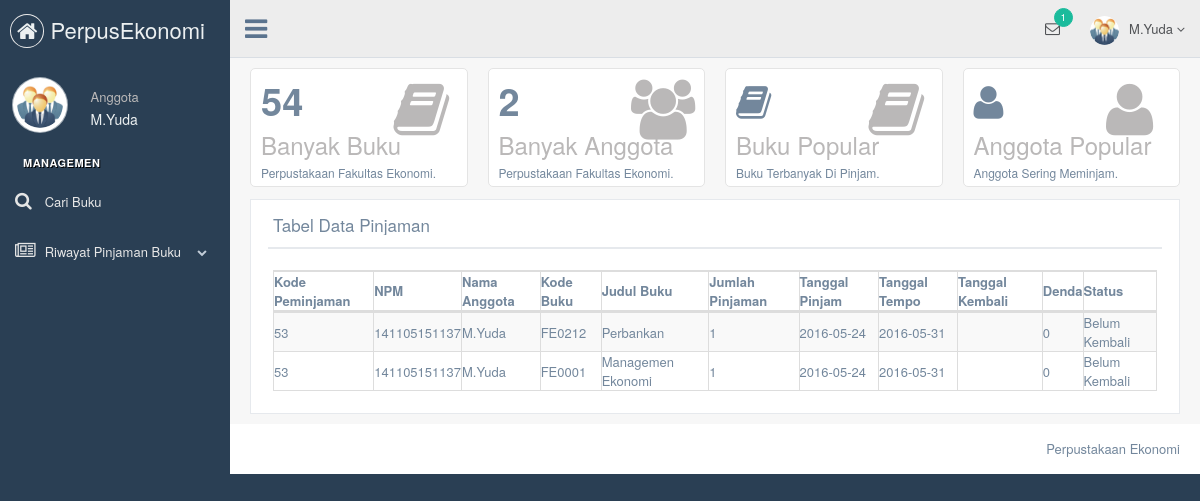
Screenshot of /Anggota/dashboard.php?p=view/datapinjaman1.php (signed in) with the database file from the repository.
### tables this page shows
CREATE TABLE `anggota` (
  `npm` varchar(12) NOT NULL,
  `nama_anggota` varchar(20) NOT NULL,
  `jeniskel` char(9) NOT NULL,
  `almt` varchar(100) NOT NULL,
  `kd_prodi` varchar(4) NOT NULL,
  `no_telp` varchar(12) NOT NULL,
  `email` varchar(30) NOT NULL,
  `status` varchar(12) NOT NULL,
  `username` varchar(10) NOT NULL,
  `password` varchar(10) NOT NULL
);

CREATE TABLE `transaksi_peminjaman` (
  `id_faktur` int(5) NOT NULL,
  `kd_peminjaman` int(5) NOT NULL,
  `kd_buku` varchar(6) NOT NULL,
  `tgl_kembali` date DEFAULT NULL,
  `denda` int(12) NOT NULL,
  `jumlah` int(3) NOT NULL,
  `status` varchar(30) NOT NULL
);

CREATE TABLE `peminjaman` (
  `kd_peminjaman` int(5) NOT NULL,
  `npm` varchar(12) NOT NULL,
  `tgl_pinjam` date DEFAULT NULL,
  `tgl_tempo` date DEFAULT NULL
);

CREATE TABLE `buku` (
  `kd_buku` varchar(6) NOT NULL,
  `jdl_buku` varchar(25) NOT NULL,
  `kd_ktg_buku` varchar(5) NOT NULL,
  `pengarang` varchar(15) NOT NULL,
  `penerbit` varchar(15) NOT NULL,
  `jumlah` int(11) NOT NULL,
  `rak_buku` varchar(2) NOT NULL
);

### Anggota/view/datapinjaman1.php (the view, shortened to what this page needs)
<!DOCTYPE html>
<html lang="en">
<body>
  <div class="row">
    <div class="col-md-12 col-sm-12 col-xs-12">
      <div class="x_panel">
        <div class="x_title">
          <h2>Tabel Data Pinjaman</h2>
          <div class="clearfix"></div>
        </div>
        <div class="x_content">
          <div class="table-responsive">
          <table id="datatable-buttons" class="table-inverse table-striped table-bordered">
            <thead>
                <tr>
                <th>
                  Kode Peminjaman
                </th>
                <th>
                  NPM
                </th>
                <th>
                  Nama Anggota
                </th>
                <th>
                  Kode Buku
                </th>
                <th>
                  Judul Buku
                </th>
                <th>
                  Jumlah Pinjaman
                </th>
                <th>
                  Tanggal Pinjam
                </th>
                <th>
                  Tanggal Tempo
                </th>
                <th>
                  Tanggal Kembali
                </th>
                <th>
                  Denda
                </th>
                <th>
                  Status
                </th>
              </tr>
            </thead>
            <tbody>
              <?php
              $user=$_SESSION['anggota'];
              $sql=mysql_query("SELECT * from anggota,buku,peminjaman,transaksi_peminjaman
              WHERE anggota.npm=peminjaman.npm and buku.kd_buku=transaksi_peminjaman.kd_buku and transaksi_peminjaman.kd_peminjaman=peminjaman.kd_peminjaman and peminjaman.npm='$user' and transaksi_peminjaman.status='Belum Kembali'");
              while ($row = mysql_fetch_array($sql))
              {
                echo
                ('<tr>
                  <td>'.$row['kd_peminjaman'].'</td>
                  <td>'.$row['npm'].'</td>
                  <td>'.$row['nama_anggota'].'</td>
                  <td>'.$row['kd_buku'].'</td>
                  <td>'.$row['jdl_buku'].'</td>
                  <td>'.$row['jumlah'].'</td>
                  <td>'.$row['tgl_pinjam'].'</td>
                  <td>'.$row['tgl_tempo'].'</td>
                  <td>'.$row['tgl_kembali'].'</td>
                  <td>'.$row['denda'].'</td>
                  <td>'.$row['status'].'</td>
                  </tr>');
                }
                 ?>
               </tbody>
             </table>
           </div>
          </div>
         </div>
       </div>
     </div>
 </body>
</html>

### Anggota/dashboard.php (shortened to what this page needs)
<!DOCTYPE html>
<html lang="en">
  <head>
          <link href="../vendors/bootstrap/dist/css/bootstrap.min.css" rel="stylesheet">
          <link href="../vendors/font-awesome/css/font-awesome.min.css" rel="stylesheet">
          <link href="../vendors/iCheck/skins/flat/green.css" rel="stylesheet">
            <link href="../vendors/datatables.net-bs/css/dataTables.bootstrap.min.css" rel="stylesheet">
            <link href="../vendors/datatables.net-buttons-bs/css/buttons.bootstrap.min.css" rel="stylesheet">
            <link href="../vendors/datatables.net-fixedheader-bs/css/fixedHeader.bootstrap.min.css" rel="stylesheet">
            <link href="../vendors/datatables.net-responsive-bs/css/responsive.bootstrap.min.css" rel="stylesheet">
            <link href="../vendors/datatables.net-scroller-bs/css/scroller.bootstrap.min.css" rel="stylesheet">
      <link href="../css/custom.css" rel="stylesheet">
    </head>
    <?php
    $user=$_SESSION['anggota'];
    if (isset ($_SESSION['anggota']) !=NULL){ ?>
  <body class="nav-md">
    <div class="container body">
      <div class="main_container">
        <div class="col-md-3 left_col">
          <div class="left_col scroll-view">
            <div class="navbar nav_title" style="border: 0;">
              <a href="index.html" class="site_title">
                <i class="fa fa-home"></i> <span>PerpusEkonomi</span></a>
            </div>
            <div class="profile">
              <div class="profile_pic">
                <img src="assets/img/img.png" alt="..." class="img-circle profile_img">
              </div>
              <div class="profile_info">
                <span>Anggota</span>
                <?php
                        $opprofile=mysql_query("SELECT * from anggota WHERE npm='$user'");
                        while ($aname=mysql_fetch_assoc($opprofile))
                        {
                          echo '<a href="?page=profile.php"><h2>'.$aname['nama_anggota'].'</h2></a></center>';
                          $Aname=$aname['nama_anggota'];
                        }
                ?>
                <br>
              </div>
            </div>
            <br />
            <div id="sidebar-menu" class="main_menu_side hidden-print main_menu">
              <div class="menu_section">
                <h3>Managemen</h3>
                <ul class="nav side-menu">
                  <li><a href="?p=view/databuku.php"><i class="fa fa-search"></i> Cari Buku <span></span></a>
                  <li><a><i class="fa fa-newspaper-o"></i> Riwayat Pinjaman Buku<span class="fa fa-chevron-down"></span></a>
                  </li>
                </ul>
              </div>
            </div>
          </div>
        </div>
        <div class="top_nav">
          <div class="nav_menu">
            <nav class="" role="navigation">
              <div class="nav toggle">
                <a id="menu_toggle"><i class="fa fa-bars"></i></a>
              </div>
              <ul class="nav navbar-nav navbar-right">
                <li class="">
                  <a href="javascript:;" class="user-profile dropdown-toggle" data-toggle="dropdown" aria-expanded="false">
                    <img src="assets/img/img.png" alt=""><?php echo $Aname; ?>
                    <span class=" fa fa-angle-down"></span>
                  </a>
                </li>
                <li role="presentation" class="dropdown">
                  <a href="javascript:;" class="dropdown-toggle info-number" data-toggle="dropdown" aria-expanded="false">
                    <i class="fa fa-envelope-o"></i>
                    <span class="badge bg-green">1</span>
                  </a>
                </li>
              </ul>
            </nav>
          </div>
        </div>
      <div class="right_col" role="main">
              <div class="row top_tiles">
                <div class="animated flipInY col-lg-3 col-md-3 col-sm-6 col-xs-12">
                  <div class="tile-stats">
                    <div class="icon"><i class="fa fa-book"></i>
                    </div>
                    <div class="count"><?php
                    $sql = mysql_query("SELECT SUM(jumlah) as total FROM buku");
                    $row = mysql_fetch_array($sql);
                    echo $row['total'];
                     ?></div>
                    <h3>Banyak Buku</h3>
                    <p>Perpustakaan Fakultas Ekonomi.</p>
                  </div>
                </div>
                <div class="animated flipInY col-lg-3 col-md-3 col-sm-6 col-xs-12">
                  <div class="tile-stats">
                    <div class="icon"><i class="fa fa-group"></i>
                    </div>
                    <div class="count"><?php
                    $record=mysql_query("SELECT * from anggota where status='aktif'");
                    echo mysql_num_rows($record);
                     ?></div>
                    <h3>Banyak Anggota</h3>
                    <p>Perpustakaan Fakultas Ekonomi.</p>
                  </div>
                </div>
                <div class="animated flipInY col-lg-3 col-md-3 col-sm-6 col-xs-12">
                  <div class="tile-stats">
                    <div class="icon"><i class="fa fa-book"></i>
                    </div>
                    <div class="count"><i class="fa fa-book"></i></div>
                    <h3>Buku Popular</h3>
                    <p>Buku Terbanyak Di Pinjam.
                    </p>
                  </div>
                </div>
                <div class="animated flipInY col-lg-3 col-md-3 col-sm-6 col-xs-12">
                  <div class="tile-stats">
                    <div class="icon"><i class="fa fa-user"></i>
                    </div>
                    <div class="count"><i class="fa fa-user"></i></div>
                    <h3>Anggota Popular</h3>
                    <p>Anggota Sering Meminjam.</p>
                  </div>
                </div>
              </div>
          <div class="">
            <?php
            $p=isset ($_GET['p']) ? $_GET['p'] : 'view/databuku.php';
            include $p; ?>
          </div>
        </div>
        <footer>
          <div class="pull-right">
            Perpustakaan Ekonomi
          </div>
          <div class="clearfix"></div>
        </footer>
      </div>
    </div>
  <?php
  }
  else
  {
    header('location: ../formlogin.php');
  }
?>
  </body>
</html>

### rows the page displays
anggota: nama_anggota "M.Yuda", transaksi_peminjaman.kd_peminjaman "53", peminjaman.npm "141105151137", transaksi_peminjaman.kd_buku "FE0212", buku.jdl_buku "Perbankan", transaksi_peminjaman.jumlah "1", peminjaman.tgl_pinjam "2016-05-24", peminjaman.tgl_tempo "2016-05-31", transaksi_peminjaman.denda "0", transaksi_peminjaman.status "Belum Kembali", transaksi_peminjaman.kd_buku "FE0001", buku.jdl_buku "Managemen Ekonomi"

### other values shown
$row['total'] "54"
mysql_num_rows($record) "2"
